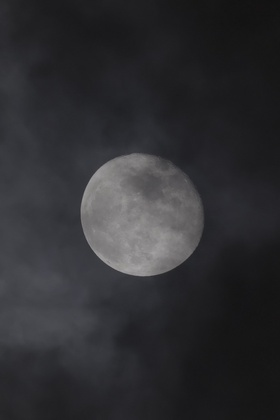
%> input picture Histogram/Moon.jpeg, 280 x 420 px, shrunk from 724 x 1086 before the run
$ octave MoonHistogram.m   (GNU Octave 9; MATLAB toolbox functions it lacks are replaced by stand-ins)
%> lines starting %> are read from the running program, lines starting %| are printed output that depends on the picture
### Histogram/myHistogram.m
function [outputArg, totalPixels] = myHistogram(imgArray)

outputArg = zeros(1,256);
totalPixels = 0;

for indexI = 1:size(imgArray,1)
    for indexJ = 1:size(imgArray,2)
        outputArg(imgArray(indexI,indexJ) + 1) = outputArg(imgArray(indexI,indexJ) + 1) + 1;
        totalPixels = totalPixels + 1;
    end
end

end

### Histogram/MoonHistogram.m
close all; clear; clc;

imgArray = imread("Moon.jpeg");
%> imgArray is the input picture: size 420x280x3 uint8; mean R, G, B 46.6, 46.6, 49.7

if(size(imgArray,3) == 3)
    imgArray = rgb2gray(imgArray);
%> imgArray: size 420x280 uint8
end

level = 0:255;

Histogram = myHistogram(imgArray);
%> after the loop in myHistogram, `for indexI = 1:size(imgArray,1)`: outputArg = 256 values, max 4811 at index 23, min 0 at index 1, mean 459.4; totalPixels = 117600
%> Histogram has the same summary as outputArg in myHistogram

figure('Name', 'Histogram');

subplot(1,2,1)
imshow(imgArray);
subplot(1,2,2)
b = bar(level, Histogram,'c');
xlabel('Gray level');
ylabel('# of pixels');
title('Histogram');
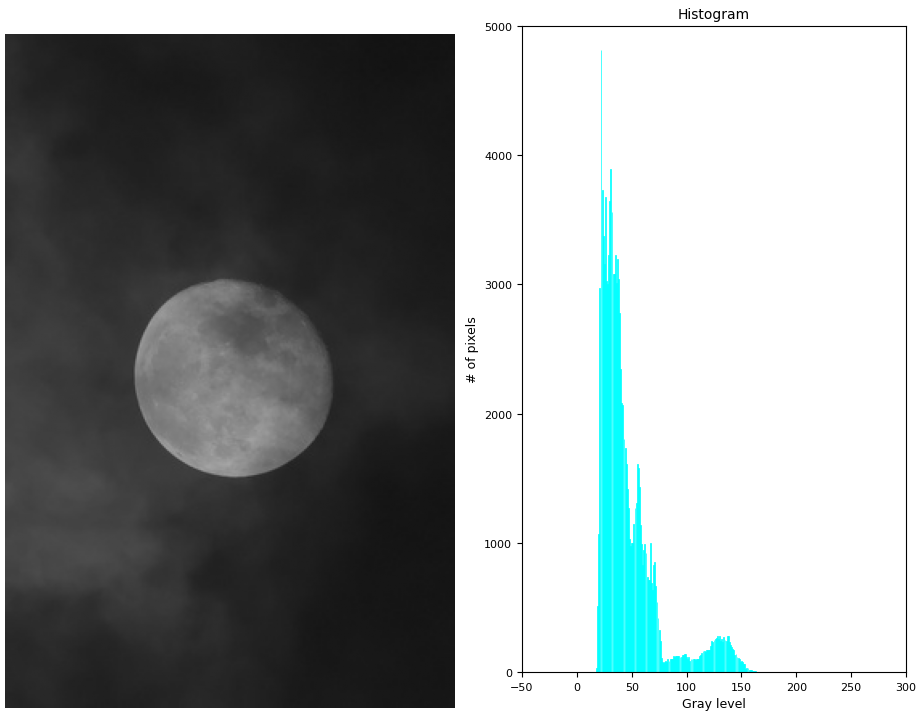
%> figure redrawn from the program's plot data, 2 panels

$ run again, with Histogram/WashingtonDC-Band1-Blue-512.tif saved as Histogram/Moon.jpeg
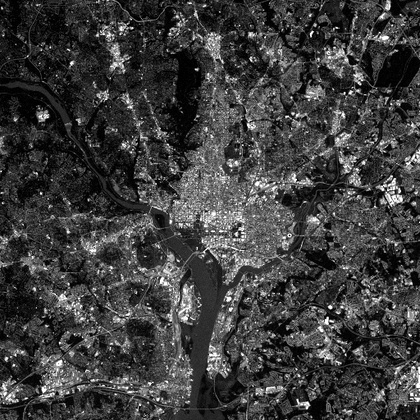
%> input picture Histogram/WashingtonDC-Band1-Blue-512.tif, 420 x 420 px, shrunk from 512 x 512 before the run
%> imgArray is the input picture: size 420x420 uint8; min 0, max 255, mean 62
%> after the loop in myHistogram, `for indexI = 1:size(imgArray,1)`: outputArg = 256 values, max 2953 at index 1, min 0 at index 256, mean 689.1; totalPixels = 176400
%> Histogram has the same summary as outputArg in myHistogram
%> `title('Histogram');`:
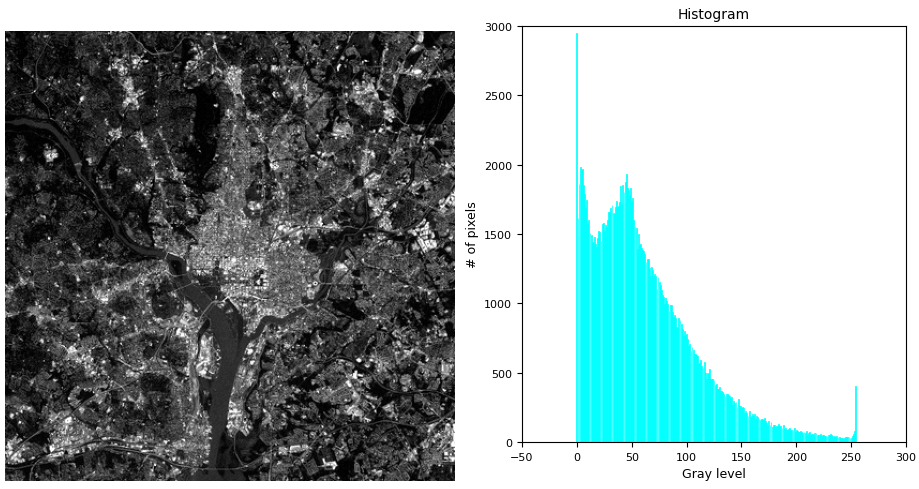
%> figure redrawn from the program's plot data, 2 panels
